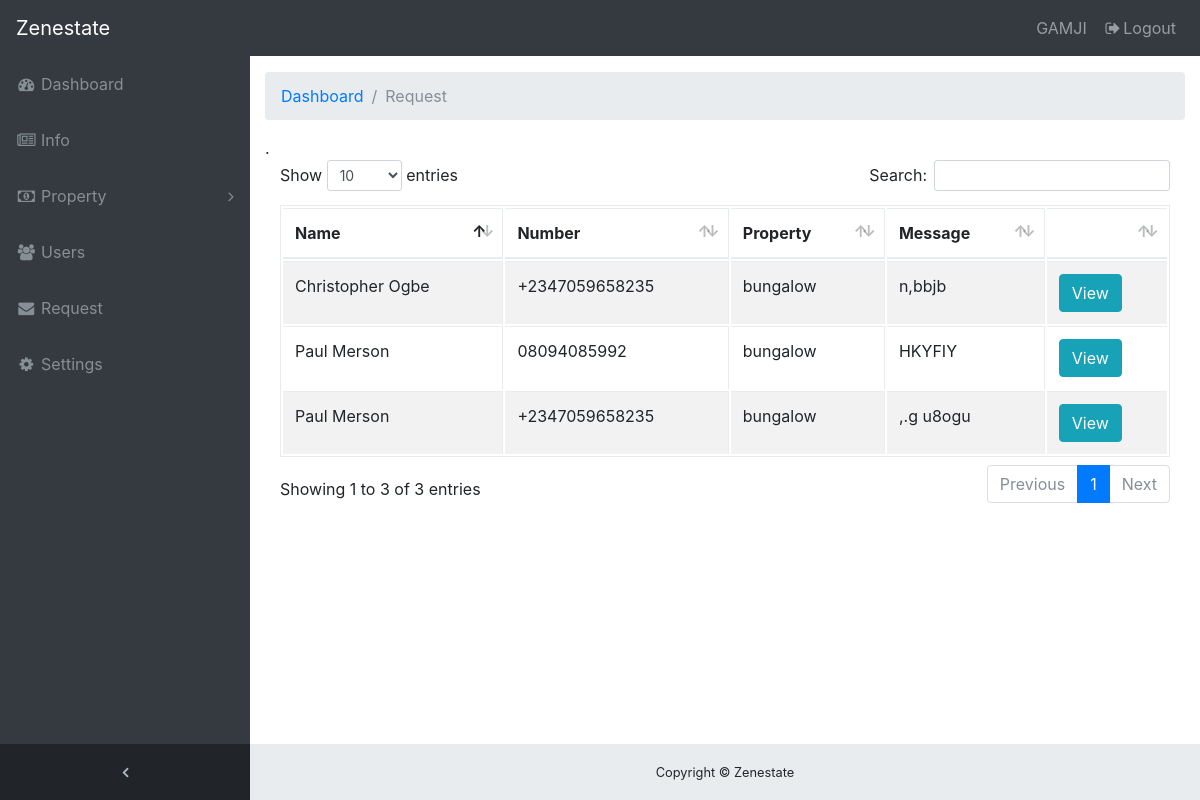
Page /admin/request.php (signed in) on the committed database.
### tables this page shows
CREATE TABLE `requests` (
  `id` int(11) NOT NULL,
  `name` varchar(60) NOT NULL,
  `phone` varchar(20) NOT NULL,
  `email` varchar(80) NOT NULL,
  `property` varchar(100) NOT NULL,
  `message` varchar(800) NOT NULL,
  `time` timestamp NOT NULL DEFAULT CURRENT_TIMESTAMP
);

### admin/request.php (the view, shortened to what this page needs)
<?php
include("header.php");
?>
<div class="content-wrapper">
    <div class="container-fluid">
      <ol class="breadcrumb">
        <li class="breadcrumb-item">
          <a href="index.php">Dashboard</a>
        </li>
        <li class="breadcrumb-item active">Request</li>
      </ol>
      <div class="row">
        <div class="col-12">
            <div class="panel-body">
                <div class="table-responsive">.
                    <table class="table table-striped table-bordered table-hover" id="dataTable">
                    <?php
                                    $sql = "SELECT * FROM requests";
                                    $result = mysqli_query($connection,$sql);
                                  ?>
                        <thead>
                            <th>Name</th>
                            <th>Number</th>
                            <th>Property</th>
                            <th>Message</th>
                            <th></th>
                        </thead>
                        <tbody>
                        <?php if ($result->num_rows > 0){
                                      while ($row = mysqli_fetch_array($result, MYSQLI_ASSOC)) { ?>
                            <tr>
                                        <td><?php echo $row["name"]; ?></td>
                                        <td><?php echo $row["phone"]; ?></td>
                                        <td><?php echo $row["property"]; ?></td>
                                        <td><?php echo $row["message"]; ?></td>
                                        <td><a href="view_request.php?edit=<?php echo $row["id"]; ?>" class="btn btn-info">View</a></td>
                            </tr>
                        <?php }
                                  }
                                  else {
                                 }
                                      ?>
                        </tbody>
                    </table>
                </div>
            </div>
        </div>
      </div>
</div>
<?php
include("footer.php");
?>

### admin/css/sb-admin.css (style rules this page uses)
html { position: relative; min-height: 100%; }
body { overflow-x: hidden; }
body.sticky-footer { margin-bottom: 56px; }
body.sticky-footer .content-wrapper { min-height: calc(100vh - 56px - 56px); }
body.fixed-nav { padding-top: 56px; }
.content-wrapper { min-height: calc(100vh - 56px); padding-top: 1rem; }
.content-wrapper { overflow-x: hidden; background: white; }
@media (min-width: 992px) { .content-wrapper { margin-left: 250px; } }

### rows in the picture
requests: name "Paul Merson", phone "08094085992", property "bungalow", message "HKYFIY"
requests: name "Christopher Ogbe", phone "+2347059658235", property "bungalow", message "n,bbjb"
requests: name "Paul Merson", phone "+2347059658235", property "bungalow", message ",.g u8ogu"

### other values in the picture
$_SESSION['username'] "GAMJI"
